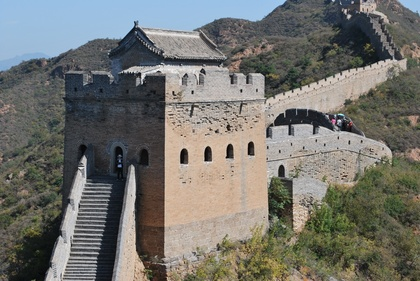
%> input picture clases/Cap02_Geometria/images/GreatWall_a.jpg, 420 x 281 px, shrunk from 1000 x 669 before the run
$ octave CV02_SIFT_DoG_Keypoints.m   (GNU Octave 9; MATLAB toolbox functions it lacks are replaced by stand-ins)
%> lines starting %> are read from the running program, lines starting %| are printed output that depends on the picture
% Example:
%
% SIFT: keypoints detection using DoG at different
%       scales.
%
% Computer Vision Course
% (c) Domingo Mery (2014) - http://dmery.ing.puc.cl

close all


Ia = double(rgb2gray(imread('../images/GreatWall_a.jpg')));
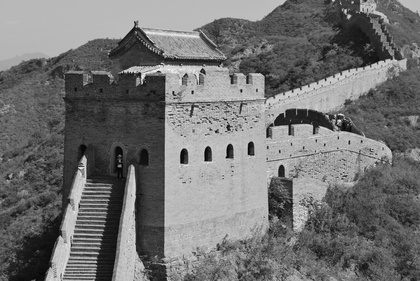
%> Ia: size 281x420 double; min 2, max 255, mean 114.2
I = Ia(1:2:end,1:2:end);
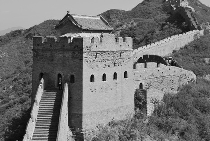
%> I: size 141x210 double; min 2, max 241, mean 114.3
% test with k=1.4 and s=3 to detect large windows
%                     s=1.1 to detect small windows

% DoG
%> (the run ends here)

$ run again, with clases/Cap02_Geometria/images/GreatWall_b.jpg copied over clases/Cap02_Geometria/images/GreatWall_a.jpg
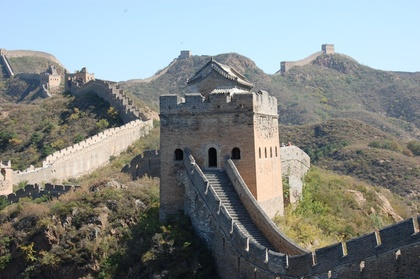
%> input picture clases/Cap02_Geometria/images/GreatWall_b.jpg, 420 x 279 px, shrunk from 1000 x 664 before the run
%> `Ia = double(rgb2gray(imread('../images/GreatWall_a.jpg')));`:
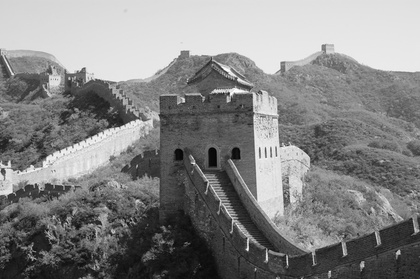
%> Ia: size 279x420 double; min 1, max 255, mean 132.9
%> `I = Ia(1:2:end,1:2:end);`:
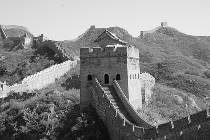
%> I: size 140x210 double; min 4, max 254, mean 132.9

$ run again, with clases/Cap02_Geometria/images/image1.jpg copied over clases/Cap02_Geometria/images/GreatWall_a.jpg
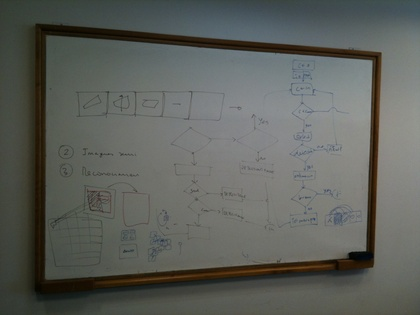
%> input picture clases/Cap02_Geometria/images/image1.jpg, 420 x 315 px, shrunk from 2048 x 1536 before the run
%> `I = Ia(1:2:end,1:2:end);`:
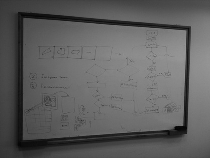
%> I: size 158x210 double; min 2, max 151, mean 94.7

$ run again, with clases/Cap02_Geometria/images/image2.jpg copied over clases/Cap02_Geometria/images/GreatWall_a.jpg
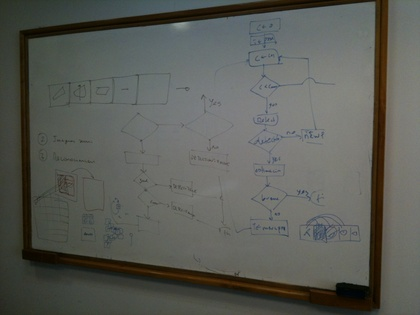
%> input picture clases/Cap02_Geometria/images/image2.jpg, 420 x 315 px, shrunk from 2048 x 1536 before the run
%> `Ia = double(rgb2gray(imread('../images/GreatWall_a.jpg')));`:
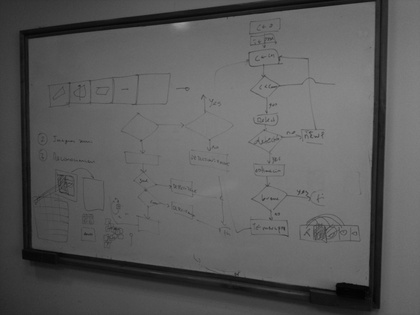
%> Ia: size 315x420 double; min 2, max 156, mean 91.2
